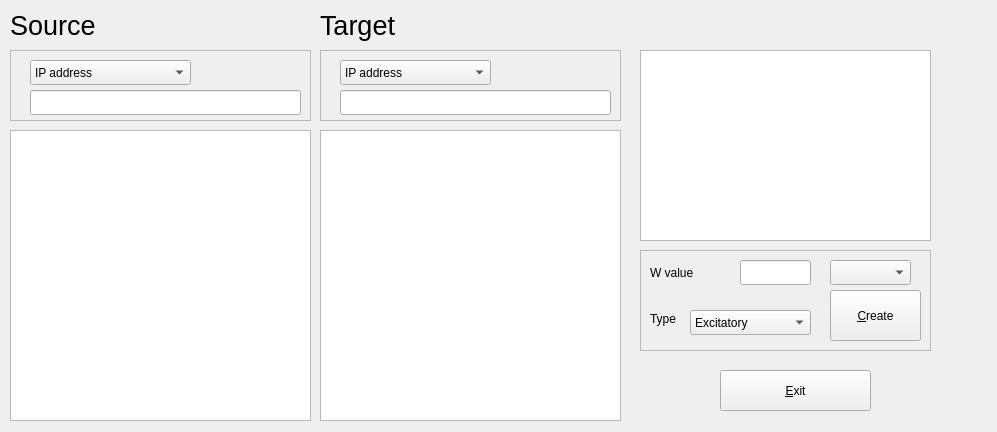
<?xml version="1.0" encoding="UTF-8"?>
<ui version="4.0">
 <class>NewSynapseForm</class>
 <widget class="QWidget" name="NewSynapseForm">
  <property name="geometry">
   <rect>
    <x>0</x>
    <y>0</y>
    <width>997</width>
    <height>432</height>
   </rect>
  </property>
  <property name="windowTitle">
   <string>Form</string>
  </property>
  <widget class="QTableWidget" name="tableWidget_Source">
   <property name="geometry">
    <rect>
     <x>10</x>
     <y>130</y>
     <width>301</width>
     <height>291</height>
    </rect>
   </property>
   <property name="sortingEnabled">
    <bool>false</bool>
   </property>
   <property name="rowCount">
    <number>0</number>
   </property>
   <attribute name="verticalHeaderShowSortIndicator" stdset="0">
    <bool>false</bool>
   </attribute>
  </widget>
  <widget class="QTableWidget" name="tableWidget_Target">
   <property name="geometry">
    <rect>
     <x>320</x>
     <y>130</y>
     <width>301</width>
     <height>291</height>
    </rect>
   </property>
  </widget>
  <widget class="QFrame" name="frame">
   <property name="geometry">
    <rect>
     <x>320</x>
     <y>50</y>
     <width>301</width>
     <height>71</height>
    </rect>
   </property>
   <property name="frameShape">
    <enum>QFrame::StyledPanel</enum>
   </property>
   <property name="frameShadow">
    <enum>QFrame::Raised</enum>
   </property>
   <widget class="QLineEdit" name="lineEdit_Target">
    <property name="geometry">
     <rect>
      <x>20</x>
      <y>40</y>
      <width>271</width>
      <height>25</height>
     </rect>
    </property>
   </widget>
   <widget class="QComboBox" name="comboBox_Target">
    <property name="geometry">
     <rect>
      <x>20</x>
      <y>10</y>
      <width>151</width>
      <height>25</height>
     </rect>
    </property>
    <item>
     <property name="text">
      <string>IP address</string>
     </property>
    </item>
    <item>
     <property name="text">
      <string>ID</string>
     </property>
    </item>
    <item>
     <property name="text">
      <string>Amount</string>
     </property>
    </item>
   </widget>
  </widget>
  <widget class="QLabel" name="label_2">
   <property name="geometry">
    <rect>
     <x>320</x>
     <y>10</y>
     <width>191</width>
     <height>31</height>
    </rect>
   </property>
   <property name="font">
    <font>
     <pointsize>20</pointsize>
    </font>
   </property>
   <property name="text">
    <string>Target</string>
   </property>
  </widget>
  <widget class="QLabel" name="label_3">
   <property name="geometry">
    <rect>
     <x>10</x>
     <y>10</y>
     <width>191</width>
     <height>31</height>
    </rect>
   </property>
   <property name="font">
    <font>
     <pointsize>20</pointsize>
    </font>
   </property>
   <property name="text">
    <string>Source</string>
   </property>
  </widget>
  <widget class="QGraphicsView" name="graphicsView">
   <property name="geometry">
    <rect>
     <x>640</x>
     <y>50</y>
     <width>291</width>
     <height>191</height>
    </rect>
   </property>
   <property name="frameShape">
    <enum>QFrame::StyledPanel</enum>
   </property>
   <property name="frameShadow">
    <enum>QFrame::Sunken</enum>
   </property>
   <property name="lineWidth">
    <number>1</number>
   </property>
  </widget>
  <widget class="QFrame" name="frame_3">
   <property name="geometry">
    <rect>
     <x>640</x>
     <y>250</y>
     <width>291</width>
     <height>101</height>
    </rect>
   </property>
   <property name="frameShape">
    <enum>QFrame::StyledPanel</enum>
   </property>
   <property name="frameShadow">
    <enum>QFrame::Raised</enum>
   </property>
   <widget class="QPushButton" name="pushButton_Create">
    <property name="geometry">
     <rect>
      <x>190</x>
      <y>40</y>
      <width>91</width>
      <height>51</height>
     </rect>
    </property>
    <property name="text">
     <string>&amp;Create</string>
    </property>
    <property name="iconSize">
     <size>
      <width>48</width>
      <height>48</height>
     </size>
    </property>
   </widget>
   <widget class="QLineEdit" name="lineEdit_w">
    <property name="geometry">
     <rect>
      <x>100</x>
      <y>10</y>
      <width>71</width>
      <height>25</height>
     </rect>
    </property>
   </widget>
   <widget class="QComboBox" name="comboBox_fx">
    <property name="geometry">
     <rect>
      <x>190</x>
      <y>10</y>
      <width>81</width>
      <height>25</height>
     </rect>
    </property>
   </widget>
   <widget class="QLabel" name="label">
    <property name="geometry">
     <rect>
      <x>10</x>
      <y>14</y>
      <width>81</width>
      <height>17</height>
     </rect>
    </property>
    <property name="text">
     <string>W value</string>
    </property>
   </widget>
   <widget class="QLabel" name="label_4">
    <property name="geometry">
     <rect>
      <x>10</x>
      <y>60</y>
      <width>81</width>
      <height>17</height>
     </rect>
    </property>
    <property name="text">
     <string>Type</string>
    </property>
   </widget>
   <widget class="QComboBox" name="comboBox_type">
    <property name="geometry">
     <rect>
      <x>50</x>
      <y>60</y>
      <width>121</width>
      <height>25</height>
     </rect>
    </property>
    <item>
     <property name="text">
      <string>Excitatory</string>
     </property>
    </item>
    <item>
     <property name="text">
      <string>Inhibitory</string>
     </property>
    </item>
   </widget>
  </widget>
  <widget class="QFrame" name="frame_2">
   <property name="geometry">
    <rect>
     <x>10</x>
     <y>50</y>
     <width>301</width>
     <height>71</height>
    </rect>
   </property>
   <property name="frameShape">
    <enum>QFrame::StyledPanel</enum>
   </property>
   <property name="frameShadow">
    <enum>QFrame::Raised</enum>
   </property>
   <widget class="QLineEdit" name="lineEdit_Source">
    <property name="geometry">
     <rect>
      <x>20</x>
      <y>40</y>
      <width>271</width>
      <height>25</height>
     </rect>
    </property>
   </widget>
   <widget class="QComboBox" name="comboBox_Source">
    <property name="geometry">
     <rect>
      <x>20</x>
      <y>10</y>
      <width>161</width>
      <height>25</height>
     </rect>
    </property>
    <item>
     <property name="text">
      <string>IP address</string>
     </property>
    </item>
    <item>
     <property name="text">
      <string>ID</string>
     </property>
    </item>
    <item>
     <property name="text">
      <string>Amount</string>
     </property>
    </item>
   </widget>
  </widget>
  <widget class="QPushButton" name="pushButton_Exit">
   <property name="geometry">
    <rect>
     <x>720</x>
     <y>370</y>
     <width>151</width>
     <height>41</height>
    </rect>
   </property>
   <property name="focusPolicy">
    <enum>Qt::TabFocus</enum>
   </property>
   <property name="toolTip">
    <string/>
   </property>
   <property name="toolTipDuration">
    <number>1</number>
   </property>
   <property name="text">
    <string>&amp;Exit</string>
   </property>
   <property name="checkable">
    <bool>false</bool>
   </property>
  </widget>
 </widget>
 <resources/>
 <connections/>
</ui>
